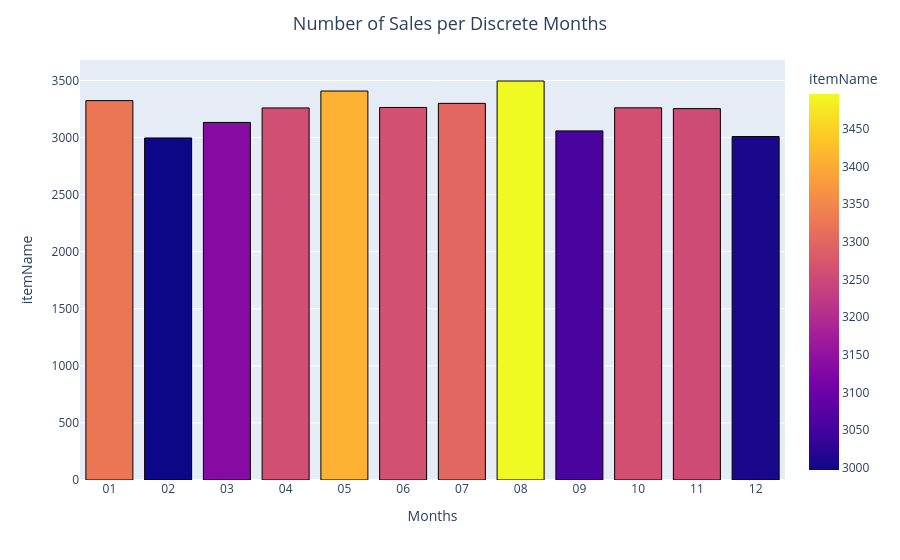

Here is the notebook cell this chart was saved with:
### Markdown cell above
## Number of Sales per Discreate Months

### Code cell
month = data.groupby(data['Date'].dt.strftime('%m'))['itemName'].count()
fig = px.bar(month, x=month.index, y=month, color=month,
             labels={'y': 'Number of Sales',
                     'Date': 'Months'})
fig.update_layout(title_text='Number of Sales per Discrete Months',
                  title_x=0.5, title_font=dict(size=18))
fig.update_traces(marker=dict(line=dict(color='#000000', width=1)))
fig.show()

### Figure 1 — Plotly figure (JSON) as saved in the notebook; plotly's stock layout.template omitted (floating-point values rounded to 4 significant figures)
{"data": [{"hovertemplate": "Months=%{x}<br>itemName=%{marker.color}<extra></extra>", "legendgroup": "", "marker": {"color": [3324, 2997, 3133, 3260, 3408, 3264, 3300, 3496, 3059, 3261, 3254, 3009], "coloraxis": "coloraxis", "line": {"color": "#000000", "width": 1}, "pattern": {"shape": ""}}, "name": "", "orientation": "v", "showlegend": false, "textposition": "auto", "type": "bar", "x": ["01", "02", "03", "04", "05", "06", "07", "08", "09", "10", "11", "12"], "xaxis": "x", "y": [3324, 2997, 3133, 3260, 3408, 3264, 3300, 3496, 3059, 3261, 3254, 3009], "yaxis": "y"}], "layout": {"barmode": "relative", "coloraxis": {"colorbar": {"title": {"text": "itemName"}}, "colorscale": [[0, "#0d0887"], [0.1111, "#46039f"], [0.2222, "#7201a8"], [0.3333, "#9c179e"], [0.4444, "#bd3786"], [0.5556, "#d8576b"], [0.6667, "#ed7953"], [0.7778, "#fb9f3a"], [0.8889, "#fdca26"], [1, "#f0f921"]]}, "legend": {"tracegroupgap": 0}, "margin": {"t": 60}, "title": {"font": {"size": 18}, "text": "Number of Sales per Discrete Months", "x": 0.5}, "xaxis": {"anchor": "y", "domain": [0, 1], "title": {"text": "Months"}}, "yaxis": {"anchor": "x", "domain": [0, 1], "title": {"text": "itemName"}}}}
